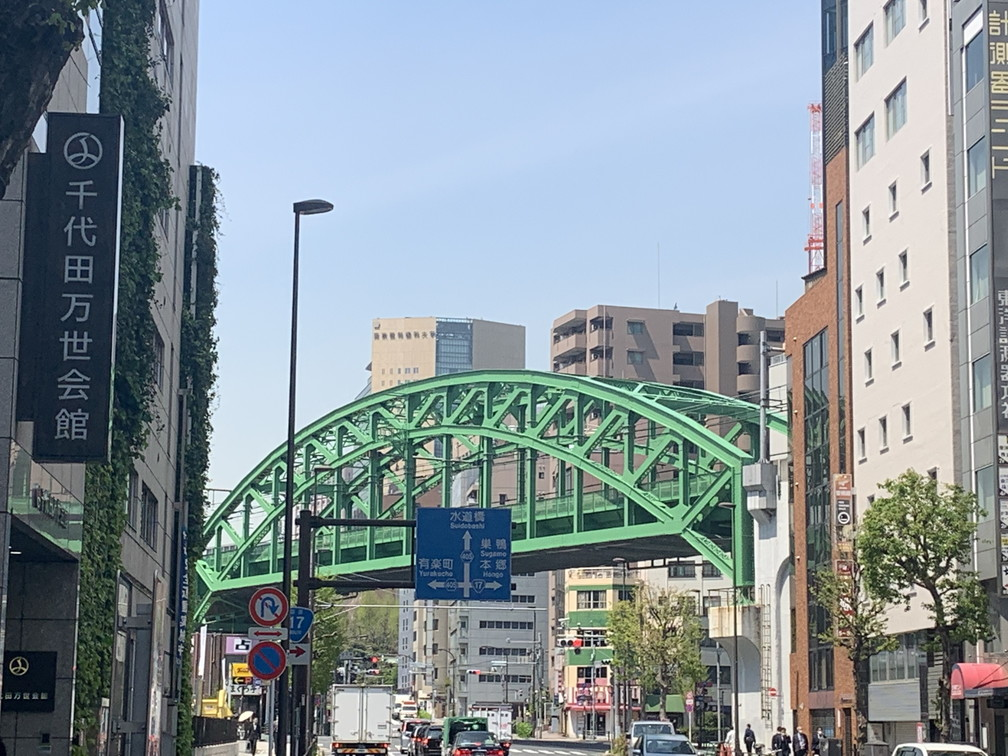
#> input picture src/img/pillow_sample.jpg, 1008 x 756 px, found by its file name
$ python recipe_249_01.py
#> lines starting #> are read from the running program, lines starting #| are printed output that depends on the picture
# 実行する際はimgフォルダのpillow_sample.jpgをカレントディレクトリに配置してください。

from PIL import Image

image = Image.open("pillow_sample.jpg")
#> image is the input picture: PIL image 1008x756 RGB; mean R, G, B 133.9, 145.8, 151.4
new_image1 = image.transpose(Image.FLIP_LEFT_RIGHT)
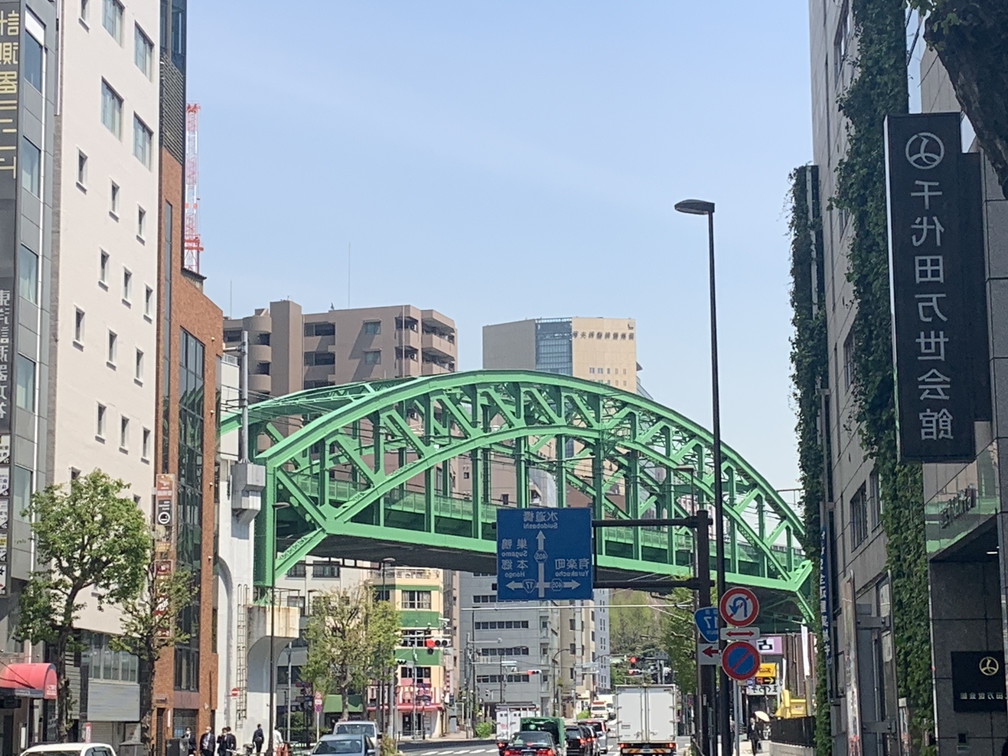
#> new_image1: PIL image 1008x756 RGB; mean R, G, B 133.9, 145.8, 151.4
new_image1.save("pillow_flip1.jpg")
new_image2 = image.transpose(Image.FLIP_TOP_BOTTOM)
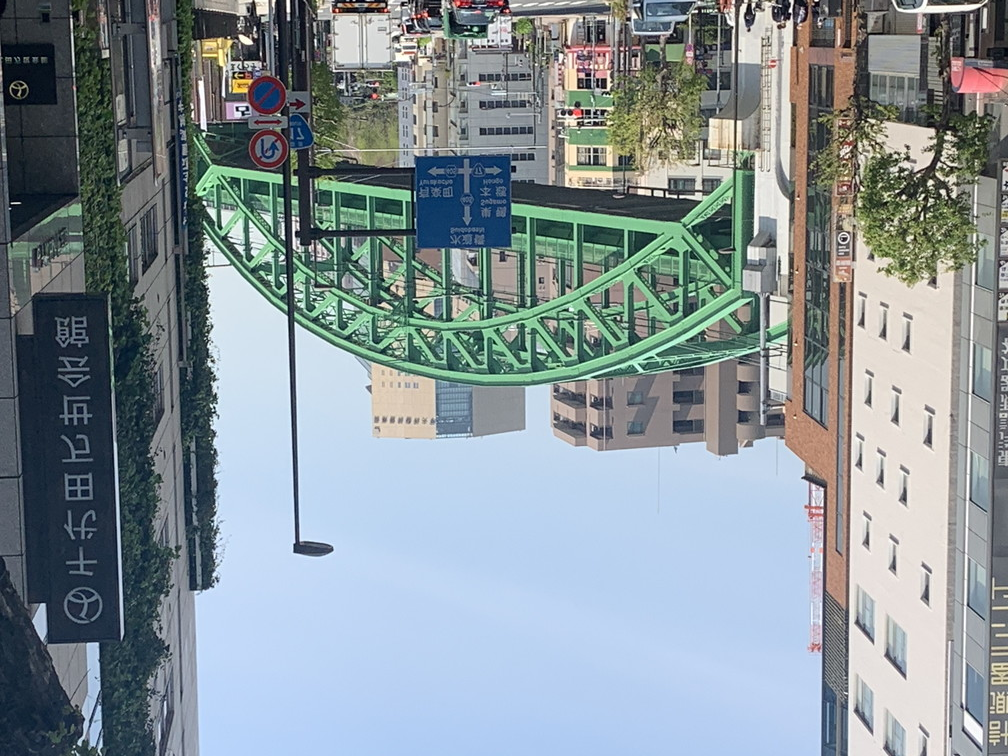
#> new_image2: PIL image 1008x756 RGB; mean R, G, B 133.9, 145.8, 151.4
new_image1.save("pillow_flip2.jpg")
